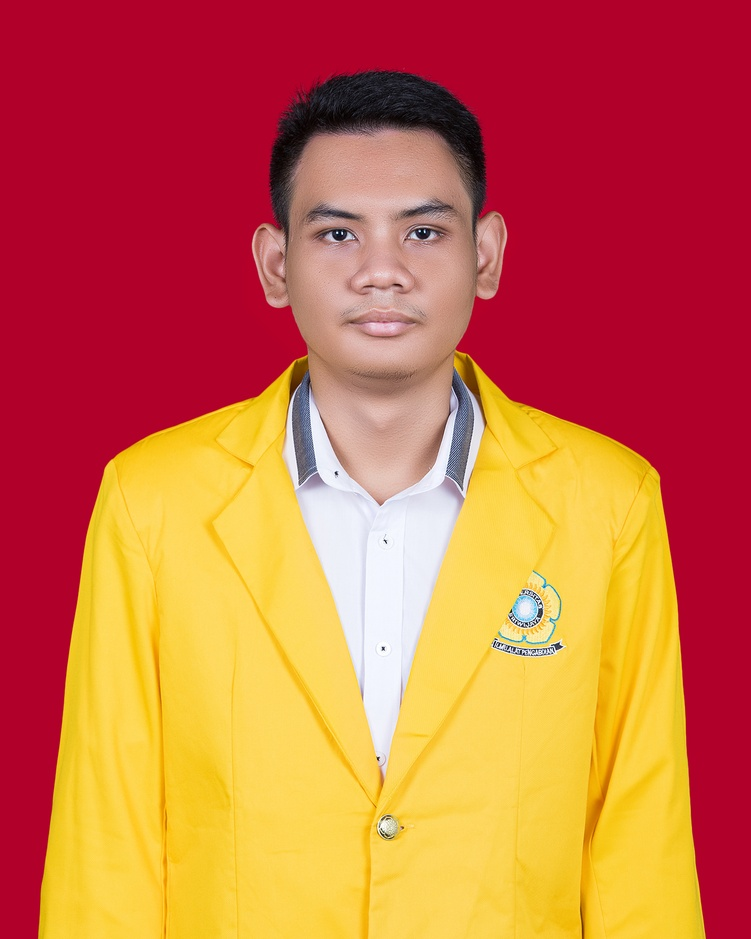
#> input picture tugas_pengpol/pengolahan_citra/kilat_8ok.jpg, 751 x 939 px, shrunk from 1307 x 1633 before the run
$ python main.py
#> lines starting #> are read from the running program, lines starting #| are printed output that depends on the picture
from PIL import Image
from matplotlib import pyplot as plt
import numpy as np

fig = plt.figure(figsize=(12, 9))

image = Image.open("../kilat_8ok.jpg")
#> image is the input picture: PIL image 751x939 RGB; mean R, G, B 206, 105.5, 67.7

# Rotasi
rotate = image.rotate(45)
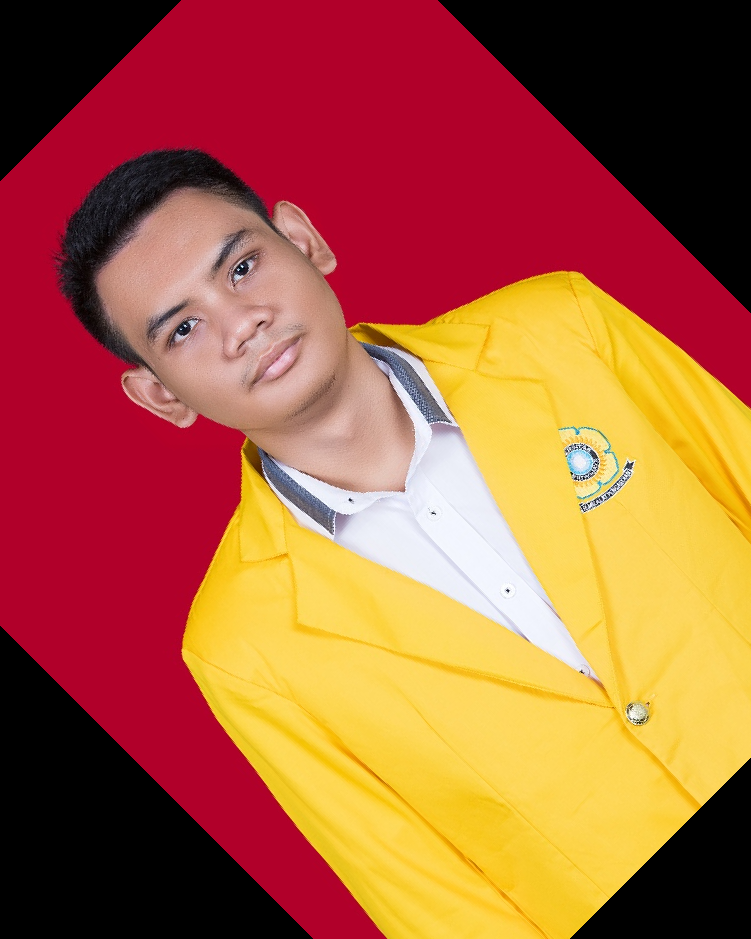
#> rotate: PIL image 751x939 RGB; mean R, G, B 169, 93.5, 59.5

fig.add_subplot(2, 2, 1)
plt.imshow(rotate)
plt.axis("off")
plt.title("Rotasi 45 derajat")

# Translasi
translation = image.rotate(0, translate=(500, 300))
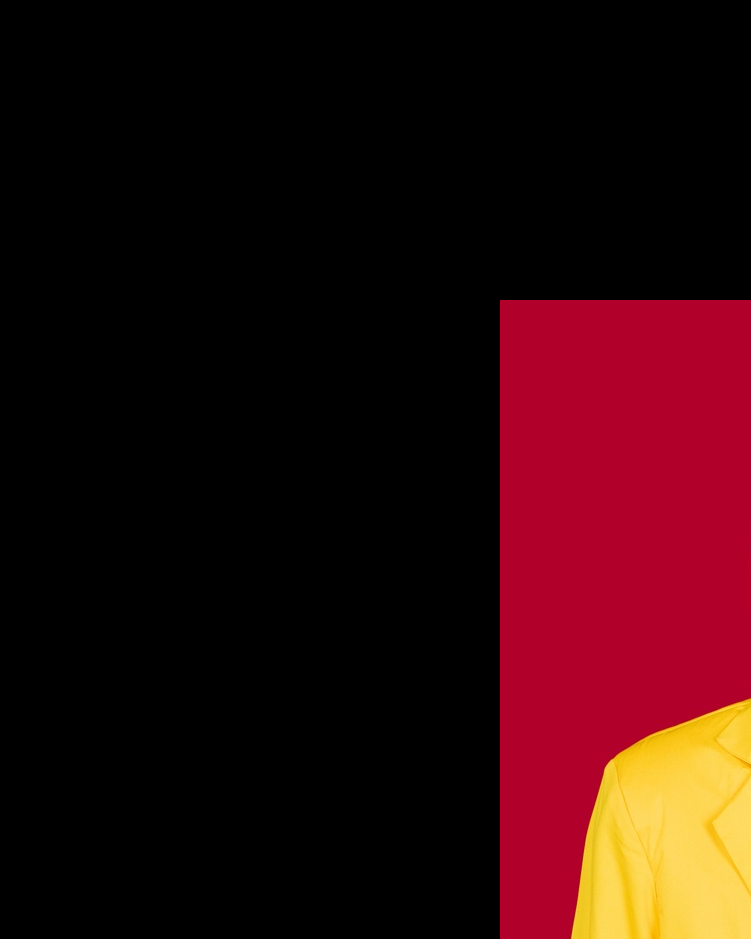
#> translation: PIL image 751x939 RGB; mean R, G, B 43.9, 10.2, 10.7

fig.add_subplot(2, 2, 2)
plt.imshow(translation)
plt.axis("off")
plt.title("Translasi")

# Zoom
width, height = image.size
#> width = 751; height = 939
left = width * 1/3
#> left = 250.3
top = height * 0
#> top = 0
right = width * 2/3
#> right = 500.7
bottom = height * 1/3
#> bottom = 313
zoom = image.crop((left, top, right, bottom))
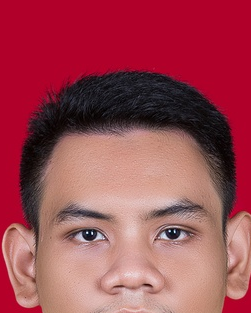
#> zoom: PIL image 251x313 RGB; mean R, G, B 158.4, 70.9, 82

fig.add_subplot(2, 2, 3)
plt.imshow(zoom)
plt.axis("off")
plt.title("Zoom")

# Shear
shear = image.transform((image.width, image.height), Image.AFFINE, (1, 0.5, -100, 0, 1, 0))
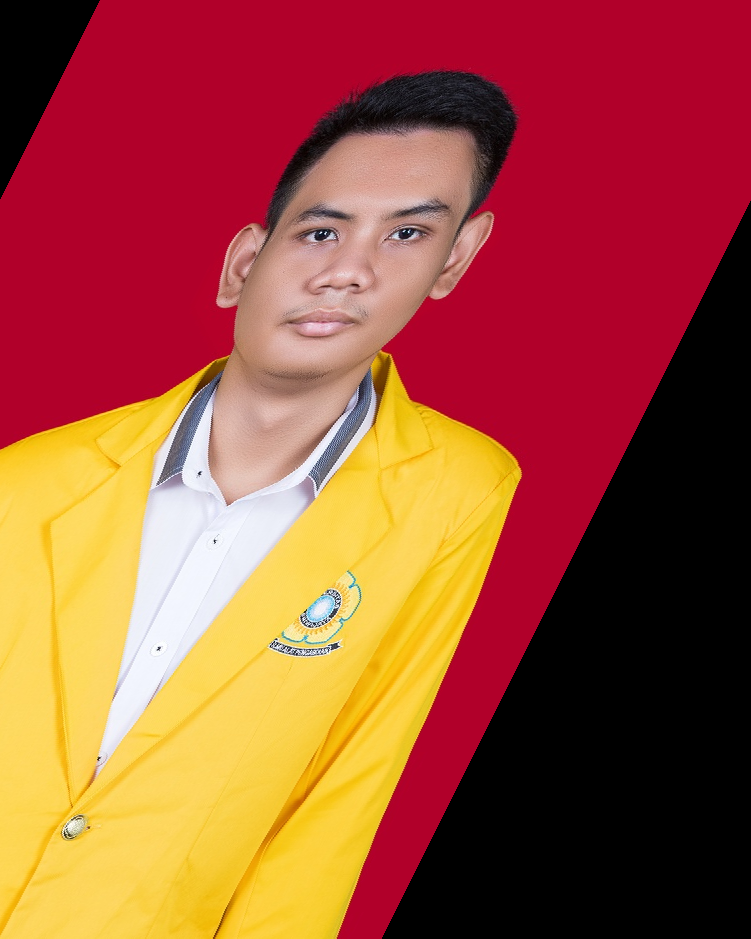
#> shear: PIL image 751x939 RGB; mean R, G, B 160.1, 79.5, 56.7

fig.add_subplot(2, 2, 4)
plt.imshow(shear)
plt.axis("off")
plt.title("Shear")

plt.show()
